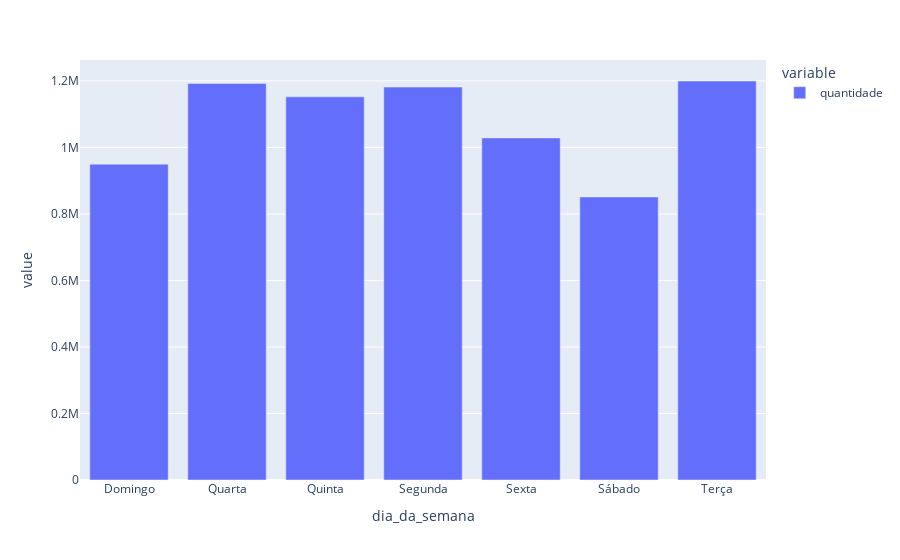

Source (notebook cell):
### Code cell
fig = px.bar(frequency)

fig

### Figure 1 — Plotly figure (JSON) as saved in the notebook; plotly's stock layout.template omitted (floating-point values rounded to 4 significant figures)
{"data": [{"alignmentgroup": "True", "hovertemplate": "variable=quantidade<br>dia_da_semana=%{x}<br>value=%{y}<extra></extra>", "legendgroup": "quantidade", "marker": {"color": "#636efa"}, "name": "quantidade", "offsetgroup": "quantidade", "orientation": "v", "showlegend": true, "textposition": "auto", "type": "bar", "x": ["Domingo", "Quarta", "Quinta", "Segunda", "Sexta", "Sábado", "Terça"], "xaxis": "x", "y": [949742, 1192365, 1152192, 1181371, 1028599, 851013, 1199788], "yaxis": "y"}], "layout": {"barmode": "relative", "legend": {"title": {"text": "variable"}, "tracegroupgap": 0}, "margin": {"t": 60}, "xaxis": {"anchor": "y", "domain": [0, 1], "title": {"text": "dia_da_semana"}}, "yaxis": {"anchor": "x", "domain": [0, 1], "title": {"text": "value"}}}}
